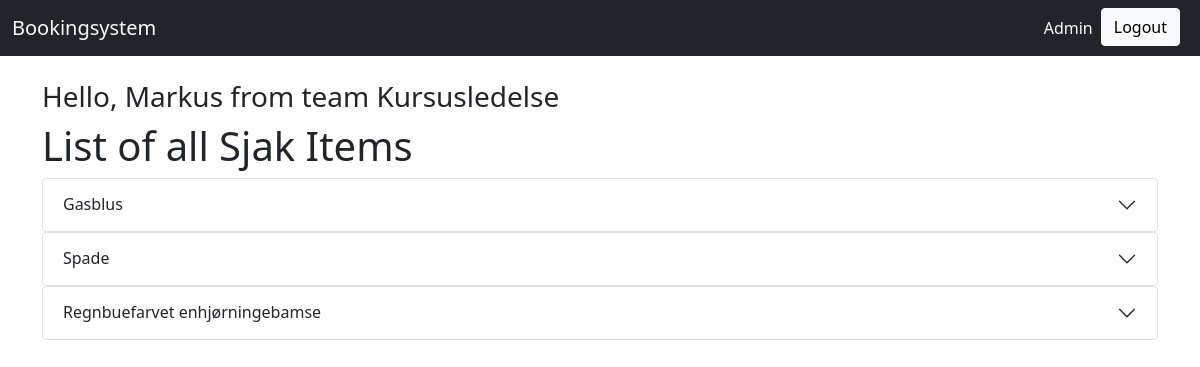
The page /Sjak/Sjak/SjakItem/ (signed in) on the database its author committed.
### organization/models.py (models this page shows, shortened)
class Volunteer(AbstractUser):
    username = models.CharField(max_length=30, unique=True)
    first_name = models.CharField(max_length=30)
    created = models.DateTimeField(auto_now_add=True, editable=False)
    last_name = models.CharField(max_length=30)
    last_updated = models.DateTimeField(auto_now=True, editable=False)
    email = models.EmailField()
    class Meta:
        pass

class TeamMembership(models.Model):
    team = models.ForeignKey("organization.Team", on_delete=models.CASCADE)
    member = models.ForeignKey("organization.Volunteer", on_delete=models.CASCADE)
    last_updated = models.DateTimeField(auto_now=True, editable=False)
    created = models.DateTimeField(auto_now_add=True, editable=False)
    role = models.CharField(max_length=30)
    class Meta:
        pass

class Team(models.Model):
    name = models.CharField(max_length=30)
    last_updated = models.DateTimeField(auto_now=True, editable=False)
    short_name = models.CharField(max_length=30)
    created = models.DateTimeField(auto_now_add=True, editable=False)
    class Meta:
        pass

### Sjak/models.py (models this page shows, shortened)
class SjakItem(models.Model):
    type = models.ForeignKey("Sjak.SjakItemType", on_delete=models.CASCADE)
    name = models.CharField(max_length=100)
    description = models.TextField(max_length=500)
    created = models.DateTimeField(auto_now_add=True, editable=False)
    last_updated = models.DateTimeField(auto_now=True, editable=False)
    class Meta:
        pass

### Sjak/views.py (the view)
# urls.py: path("Sjak/SjakItem/", views.SjakItemListView.as_view(), name="Sjak_SjakItem_list"),
class SjakItemListView(generic.ListView):
    model = models.SjakItem
    form_class = forms.SjakItemForm

### Sjak/templates/Sjak/sjakitem_list.html (shortened to what this page needs)
{% extends "base.html" %}
{% block content %}
<h1> List of all Sjak Items </h1>
{% for object in object_list %}
  <div class="accordion" id="accordionExample">
    <div class="accordion-item">
      <h2 class="accordion-header">
        <button class="accordion-button collapsed" type="button" data-bs-toggle="collapse" data-bs-target="#collapse{{ object.pk }}" aria-expanded="true" aria-controls="collapseOne">
          {{object.name}}
        </button>
      </h2>
    </div>
  </div>
{% endfor %}
<br>
{% endblock %}

### templates/base.html (shortened to what this page needs)
<!doctype html>
<html lang="en">
    <head>
        <link href="https://cdn.jsdelivr.net/npm/bootstrap@5.0.0-beta1/dist/css/bootstrap.min.css" rel="stylesheet">
    </head>
  <body>
    {% load bootstrap_icons %}
  	{% include 'navbar.html' %}
    <br/>
    <div class="container">
      {% if request.user.is_authenticated %}
      <h3>Hello, {{ user.first_name }} from team {% with volunteer_team_memberships=request.user.teammembership_set.all %}
          {% if volunteer_team_memberships %}
              {{ volunteer_team_memberships.first.team.name }}
          {% endif %}
          {% endwith %}</h3>
      {% endif %}
      {% block content %}{% endblock %}
    </div>
  </body>
</html>

### rows shown on the page
Volunteer: first_name "Markus"
TeamMembership: first.team.name "Kursusledelse"
SjakItem: name "Gasblus"
SjakItem: name "Spade"
SjakItem: name "Regnbuefarvet enhjørningebamse"
